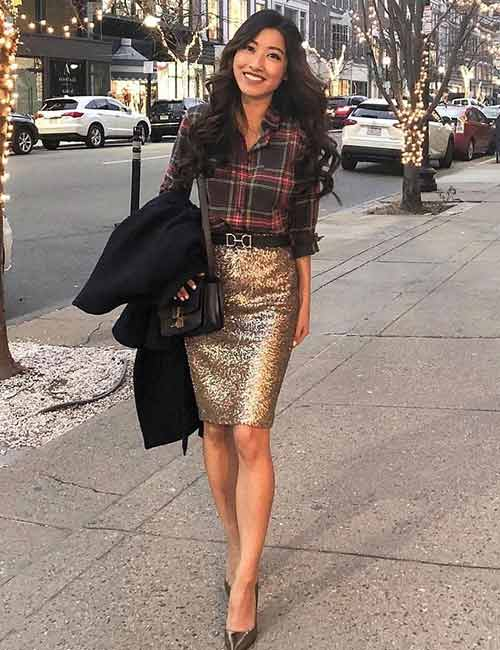
#> input picture image/6.jpg, 500 x 650 px
$ python document_scanner.py   (older library calls are emulated)
#> lines starting #> are read from the running program, lines starting #| are printed output that depends on the picture; after the words box and inside, x2 and y2 are one past the last pixel; in counts of white or black regions, pixels touching at a corner belong together
# import the necessary packages
# from pyimagesearch.transform import four_point_transform
from skimage.filters import threshold_local
import numpy as np
import argparse
import cv2
import imutils

# construct the argument parser and parse the arguments
# ap = argparse.ArgumentParser()
# ap.add_argument("-i", "--image", required = True,
# 	help = "Path to the image to be scanned")
# args = vars(ap.parse_args())


# load the image and compute the ratio of the old height
# to the new height, clone it, and resize it
image = cv2.imread("image/6.jpg")
#> image is the input picture: shape (650, 500, 3); mean B, G, R 118, 126.6, 142.1
ratio = image.shape[0] / 500.0
#> ratio = 1.3
orig = image.copy()
image = imutils.resize(image, height = 500)
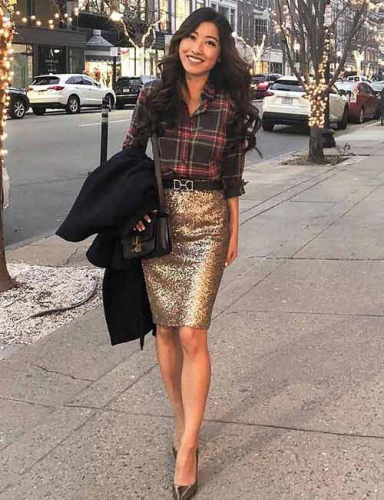
#> image: shape (500, 384, 3); mean B, G, R 118, 126.6, 142.1

# convert the image to grayscale, blur it, and find edges
# in the image
gray = cv2.cvtColor(image, cv2.COLOR_BGR2GRAY)
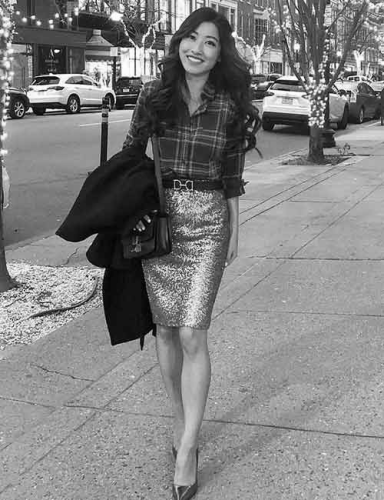
#> gray: shape (500, 384); min 2, max 255, mean 130.3
gray = cv2.GaussianBlur(gray, (5, 5), 0)
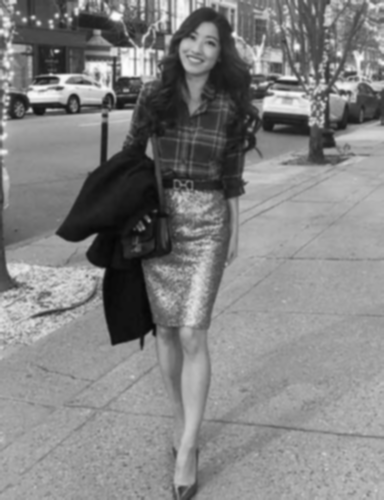
#> gray: shape (500, 384); min 5, max 253, mean 130.3
edged = cv2.Canny(gray, 75, 200)
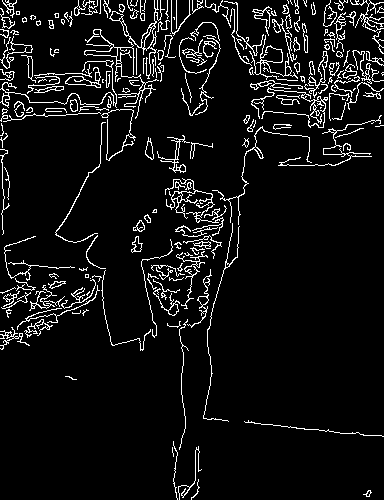
#> edged: shape (500, 384); 7% white in thin lines or dots

# show the original image and the edge detected image
print("STEP 1: Edge Detection")
cv2.imshow("Image", image)
cv2.imshow("Edged", edged)
cv2.waitKey(0)


# find the contours in the edged image, keeping only the
# largest ones, and initialize the screen contour
cnts = cv2.findContours(edged.copy(), cv2.RETR_LIST, cv2.CHAIN_APPROX_SIMPLE)
#> cnts = 357 contours, 237 with area under 20; largest, box (x1, y1, x2, y2) and area: (84, 0, 165, 119) 663, (65, 67, 101, 88) 236, (84, 46, 118, 57) 166, (165, 178, 224, 236) 166, (65, 76, 92, 86) 152
cnts = cnts[0] if imutils.is_cv2() else cnts[1]
cnts = sorted(cnts, key = cv2.contourArea, reverse = True)[:5]
#> cnts = 5 contours; box (x1, y1, x2, y2) and area: (84, 0, 165, 119) 663, (65, 67, 101, 88) 236, (84, 46, 118, 57) 166, (165, 178, 224, 236) 166, (65, 76, 92, 86) 152

# loop over the contours
screenCnt = []
for c in cnts:
	# approximate the contour
	peri = cv2.arcLength(c, True)
	approx = cv2.approxPolyDP(c, 0.02 * peri, True)
	print (approx)
	# if our approximated contour has four points, then we
	# can assume that we have found our screen
	if len(approx) > len(screenCnt):
		screenCnt = approx
#> this loop made 5 passes
#> peri on passes 1 to 5: 1385.3, 133, 81.21, 822.9, 82.53
#> (printed output is left out)
#> after the loop, screenCnt = contour of 11 points, box (x1, y1, x2, y2) (165, 179, 219, 234), area 656


# show the contour (outline) of the piece of paper
print("STEP 2: Find contours of paper")
cv2.drawContours(image, [screenCnt], -1, (0, 255, 0), 2)
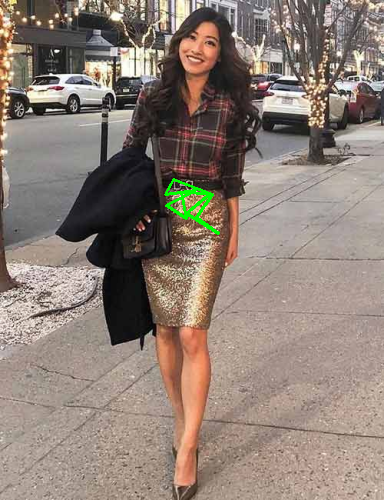
#> image: shape (500, 384, 3); 0.43% of pixels changed, all inside (x1, y1, x2, y2) = (164, 178, 220, 235)
cv2.imshow("Outline", image)
cv2.waitKey(0)
cv2.destroyAllWindows()

$ run again, with image/0.jpg copied over image/6.jpg
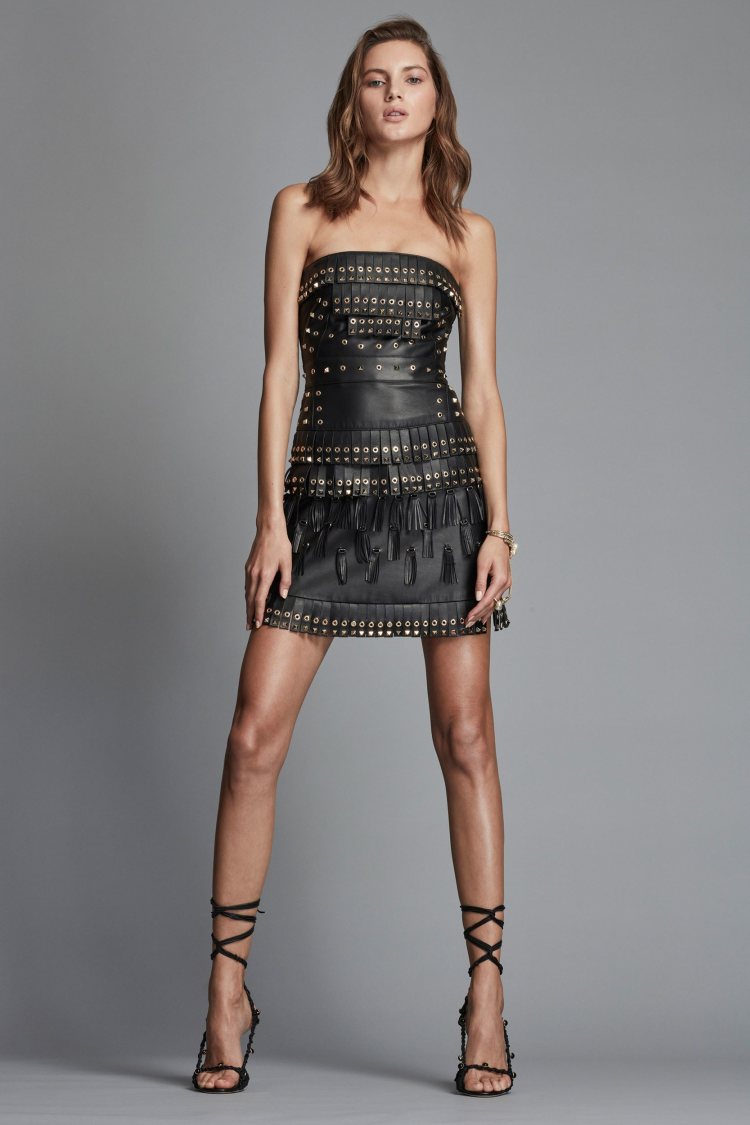
#> input picture image/0.jpg, 1500 x 2250 px (shown at 1/2 size)
#> image is the input picture: shape (2250, 1500, 3); mean B, G, R 127.2, 127.3, 131.3
#> `edged = cv2.Canny(gray, 75, 200)`:
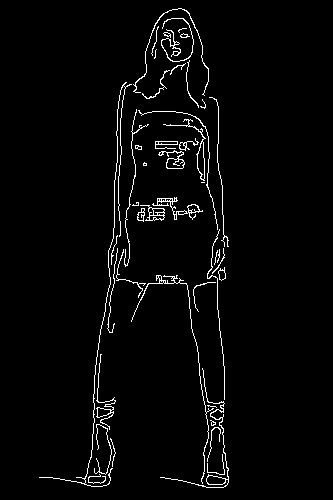
#> edged: shape (500, 333); 2.8% white in thin lines or dots, all inside (x1, y1, x2, y2) = (39, 8, 229, 488)
#> `cnts = cv2.findContours(edged.copy(), cv2.RETR_LIST, cv2.CHAIN_APPROX_..`: cnts = 86 contours, 58 with area under 20; largest, box (x1, y1, x2, y2) and area: (163, 119, 206, 181) 216, (152, 197, 203, 220) 185, (158, 150, 185, 169) 185, (197, 141, 205, 180) 182, (160, 368, 229, 488) 178
#> `cnts = sorted(cnts, key = cv2.contourArea, reverse = True)[:5]`: cnts = 5 contours; box (x1, y1, x2, y2) and area: (163, 119, 206, 181) 216, (152, 197, 203, 220) 185, (158, 150, 185, 169) 185, (197, 141, 205, 180) 182, (160, 368, 229, 488) 178
#> the loop `for c in cnts:` made 5 passes
#> peri on passes 1 to 5: 242.4, 261.8, 140.2, 84.04, 560.3
#> (printed output is left out)
#> after the loop `for c in cnts:`: screenCnt = contour of 13 points, box (x1, y1, x2, y2) (159, 151, 184, 168), area 151
#> `cv2.drawContours(image, [screenCnt], -1, (0, 255, 0), 2)`:
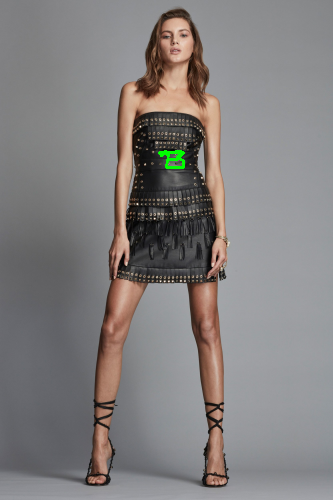
#> image: shape (500, 333, 3); mean B, G, R 127.1, 127.5, 131.1
